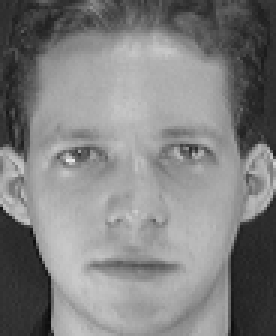
#> input picture att_faces/s1/1.pgm, 92 x 112 px (shown 3 times larger); its folder holds 3 pictures in this run
$ jupyter execute --allow-errors hw11.ipynb
#> lines starting #> are read from the running program, lines starting #| are printed output that depends on the picture
[cell 1]
# -*- encoding: utf-8 -*-
import numpy as np
import cv2
import os
from matplotlib import pyplot as plt
from typing import Union, Generator


def test(reg: Union[cv2.face_LBPHFaceRecognizer,
                    cv2.face_EigenFaceRecognizer,
                    cv2.face_FisherFaceRecognizer]) -> Generator[bool, None, None]:
    for x in range(1, 40):
        for y in range(6, 11):
            predict_image = cv2.imread(f'att_faces/s{x}/{y}.pgm', cv2.IMREAD_GRAYSCALE)
            label, confidence = reg.predict(predict_image)
            yield label == x - 1


def main():
    imgs = [cv2.imread(f'att_faces/s{x}/{y}.pgm', cv2.IMREAD_GRAYSCALE) for x in range(1, 41) for y in range(1, 6)]
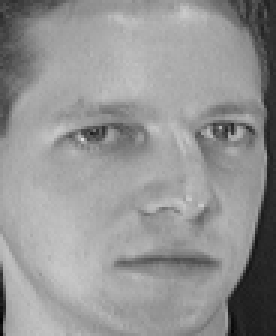
#> input picture att_faces/s1/2.pgm, 92 x 112 px (shown 3 times larger)
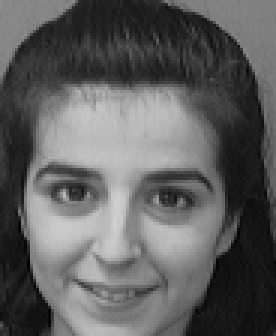
#> input picture att_faces/s10/1.pgm, 92 x 112 px (shown 3 times larger)
#> imgs = 200 items
    labels = [x for x in range(40) for _ in range(5)]
    for text, reg_creator in (('LBPH', cv2.face.LBPHFaceRecognizer_create),
                              ('Eigen', cv2.face.EigenFaceRecognizer_create),
                              ('Fisher', cv2.face.FisherFaceRecognizer_create)):
        reg = reg_creator()
        reg.train(imgs, np.array(labels))
        item = [x for x in test(reg)]
        print(f'{text}: {sum(map(int, item))/len(item) * 100 : .2f}%')


#> (the rest of this cell did not finish here and is left out)
